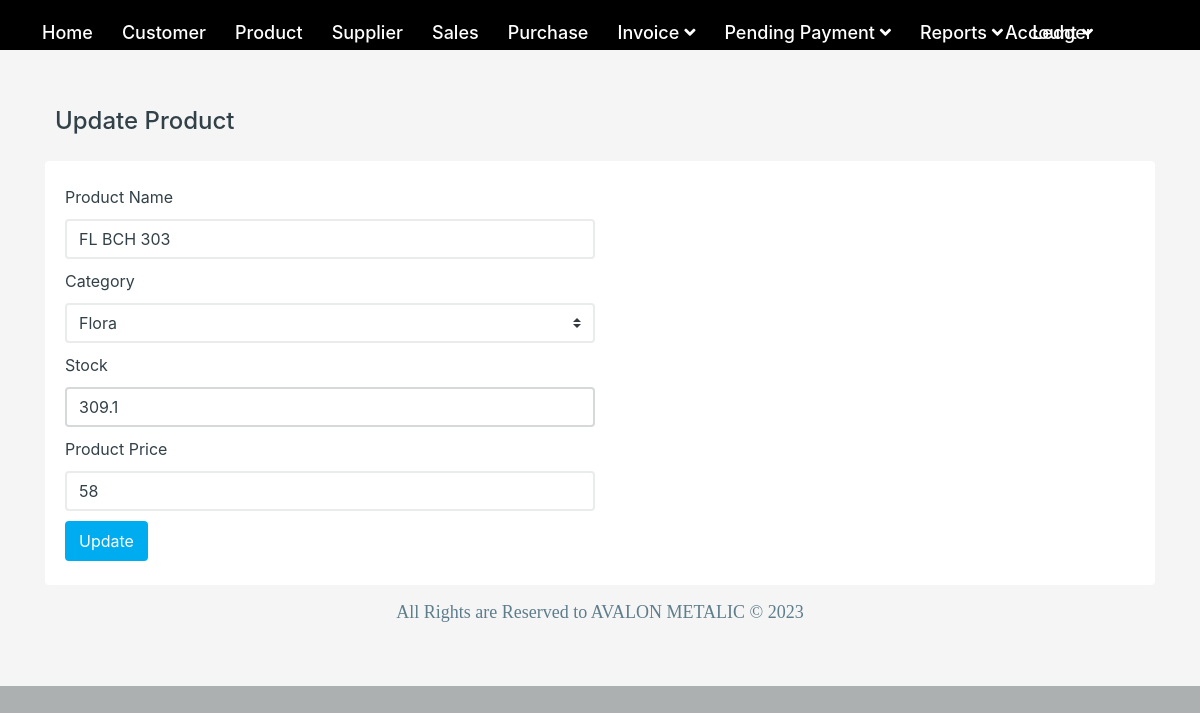
The page /product/updt_prod.php?id=39 (signed in) on the database as committed earlier.
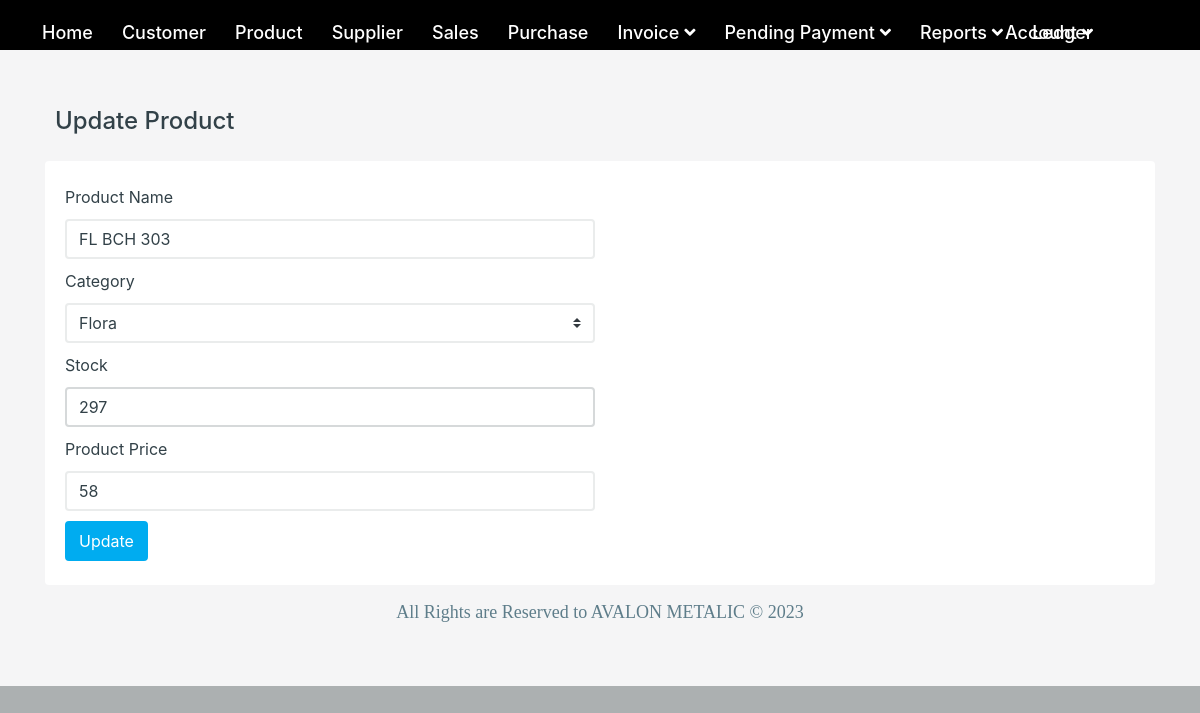
The same page on the database as committed later.
### tables this page shows
CREATE TABLE `product` (
  `id` int(50) NOT NULL,
  `name` varchar(100) NOT NULL,
  `category` varchar(100) NOT NULL,
  `price` varchar(250) NOT NULL,
  `opening_stock` int(50) NOT NULL,
  `updationdate` timestamp NULL DEFAULT NULL ON UPDATE current_timestamp()
);

### product/updt_prod.php (the view, shortened to what this page needs)
<?php
if (strlen($_SESSION['aid']==0)) {
  header('location:index.php');
  } else{
include('../inc/connection.php');
$sql = "select * from product where id=" . $_GET['id'];
$res = mysqli_query($con, $sql);
$row = mysqli_fetch_object($res);
?>
<!DOCTYPE html>
<html lang="en">
<head>
    <link href="../vendors/jquery-toggles/css/toggles.css" rel="stylesheet" type="text/css">
    <link href="../vendors/jquery-toggles/css/themes/toggles-light.css" rel="stylesheet" type="text/css">
    <link href="../dist/css/style.css" rel="stylesheet" type="text/css">
</head>
<body>
    <div class="hk-wrapper">
        <?php include_once('../inc/menu.php'); ?>
        <div class="hk-pg-wrapper">
            <div class="container">
                <div class="hk-pg-header">
                    <h4 class="hk-pg-title">Update Product</h4>
                </div>
                <div class="row">
                    <div class="col-xl-12">
                        <section class="hk-sec-wrapper">
                            <div class="row">
                                <div class="col-sm">
                                    <form class="needs-validation" method="post" novalidate>
                                        <div class="form-row">
                                            <div class="col-md-6 mb-10">
                                                <label for="validationCustom03">Product Name</label>
                                                <input type="text" class="form-control" id="validationCustom03"
                                                    placeholder="Product Name" name="productname"
                                                    value="<?php echo $row->name; ?>" required>
                                            </div>
                                        </div>
                                        <div class="form-row">
                                            <div class="col-md-6 mb-10">
                                                <label for="validationCustom03">Category</label>
                                                <select class="form-control custom-select" name="category" required>
                                                    <option value="Flora" <?php if ($row->category == "Flora") {
                                                                echo "selected";
                                                            } ?>>Flora</option>
                                                </select>
                                            </div>
                                        </div>
                                        <div class="form-row">
                                            <div class="col-md-6 mb-10">
                                                <label for="validationCustom03">Stock</label>
                                                <input type="text" class="form-control" id="validationCustom03"
                                                    placeholder="Stock" name="opening_stock" readonly
                                                    value="<?php echo $row->opening_stock; ?>" required>
                                            </div>
                                        </div>
                                        <div class="form-row">
                                            <div class="col-md-6 mb-10">
                                                <label for="validationCustom03">Product Price</label>
                                                <input type="text" class="form-control" id="validationCustom03"
                                                    placeholder="Product Price" name="productprice"
                                                    value="<?php echo $row->price; ?>" required>
                                            </div>
                                        </div>
                                        <button class="btn btn-primary" type="submit" name="submit">Update</button>
                                    </form>
                                </div>
                            </div>
                        </section>
                    </div>
                </div>
            </div>
            <?php include_once('../inc/footer.php');?>
        </div>
    </div>
</body>
</html>
<?php } ?>

Rows that differ between the two databases and show on the page:
changed product "FL BCH 303": opening_stock "309.1" → "297"
